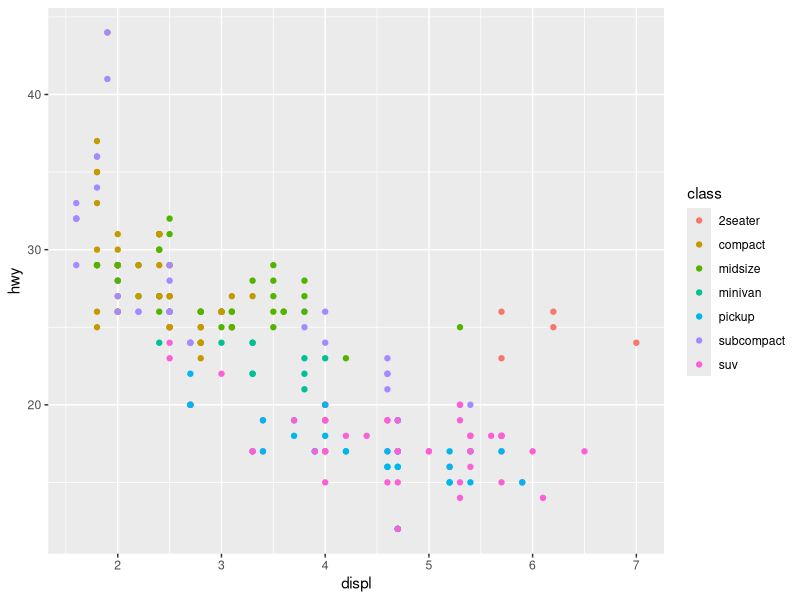
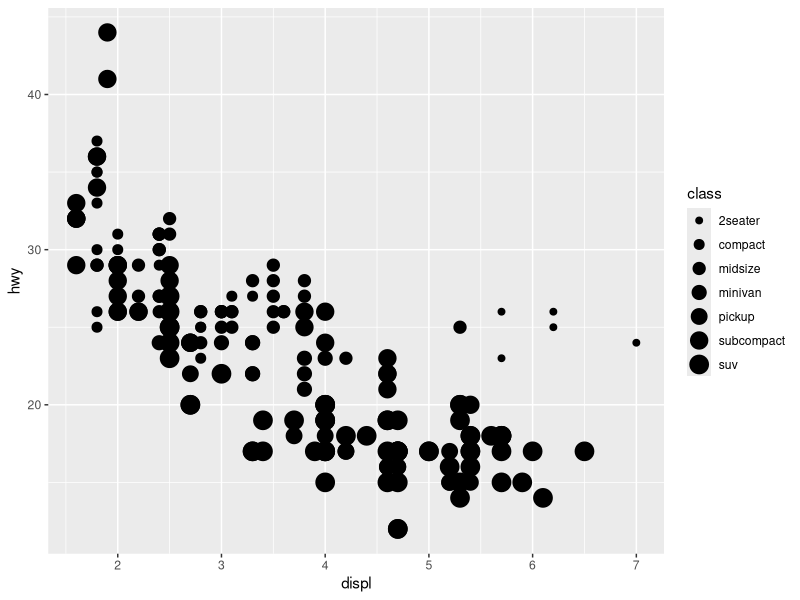
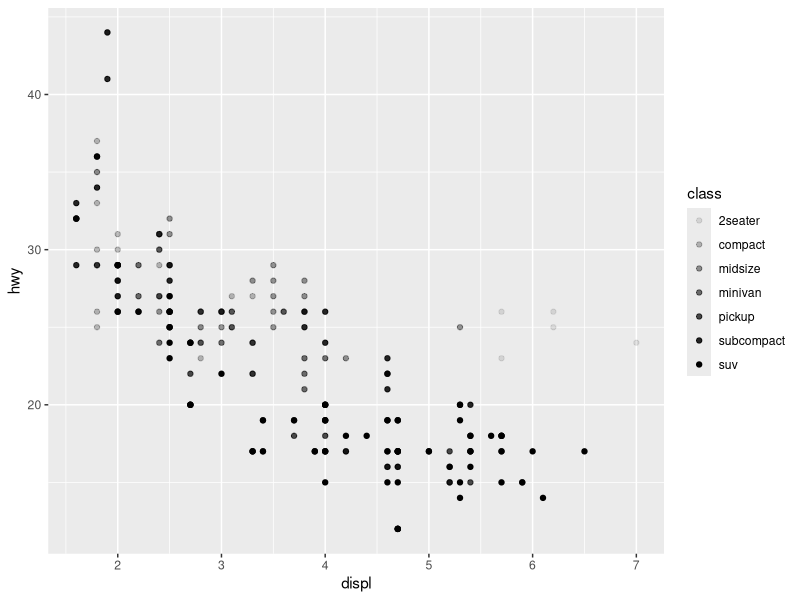
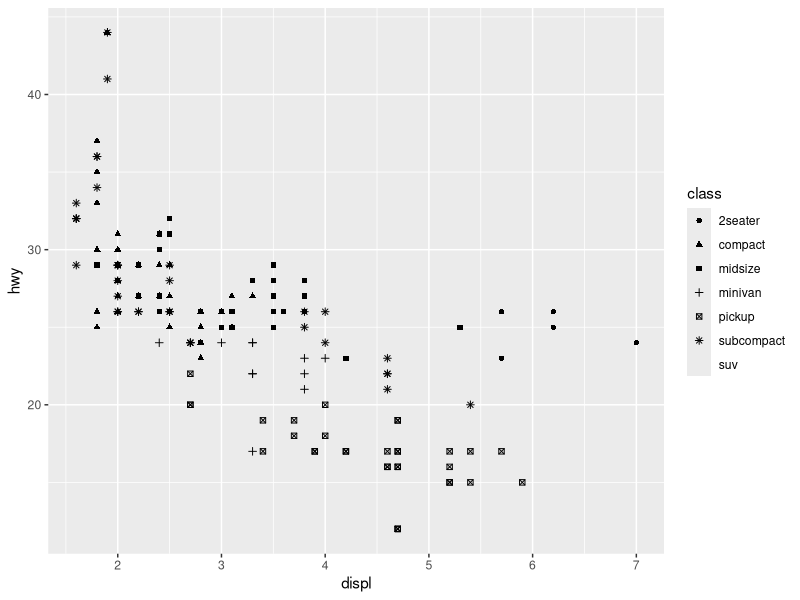
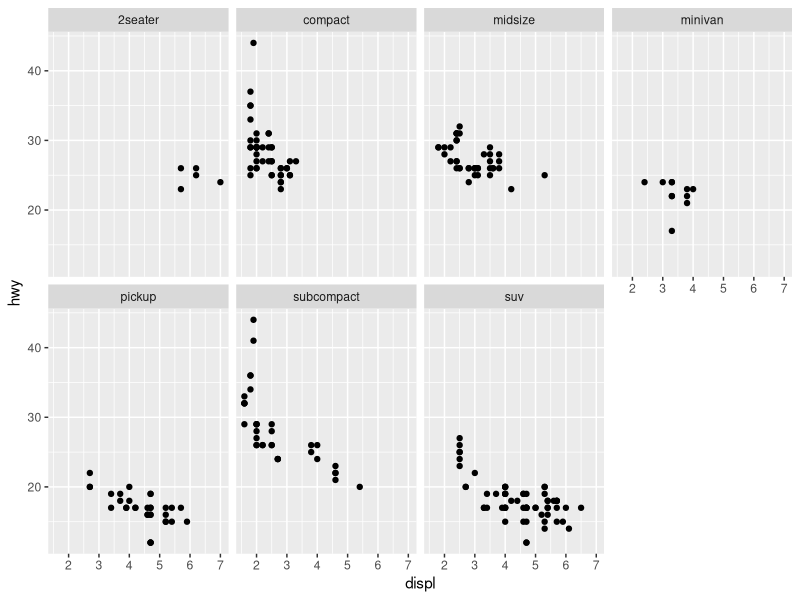
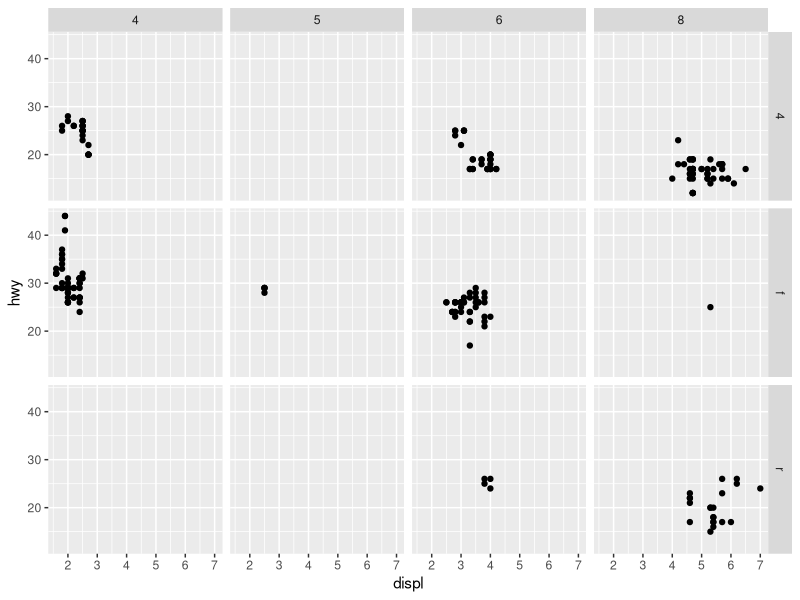

Write the R code that produced these figures, in order.
#install.packages("tidyverse")

library(ggplot2)

# Mostrar el dataset
mpg

# grafico 1
ggplot(data = mpg) +
  geom_point(mapping = aes(x = displ, y = hwy, color = class))


# grafico 2
ggplot(data = mpg) +
  geom_point(mapping = aes(x = displ, y = hwy, size = class))


# grafico 3
ggplot(data = mpg) +
  geom_point(mapping = aes(x = displ, y = hwy, alpha = class))

# grafico 4
ggplot(data = mpg) +
  geom_point(mapping = aes(x = displ, y = hwy, shape = class))


# grafico 5
ggplot(data = mpg) +
  geom_point(mapping = aes(x = displ, y = hwy)) +
  facet_wrap(~ class, nrow = 2)

# grafico 6
ggplot(data = mpg) +
  geom_point(mapping = aes(x = displ, y = hwy)) +
  facet_grid(drv ~ cyl)